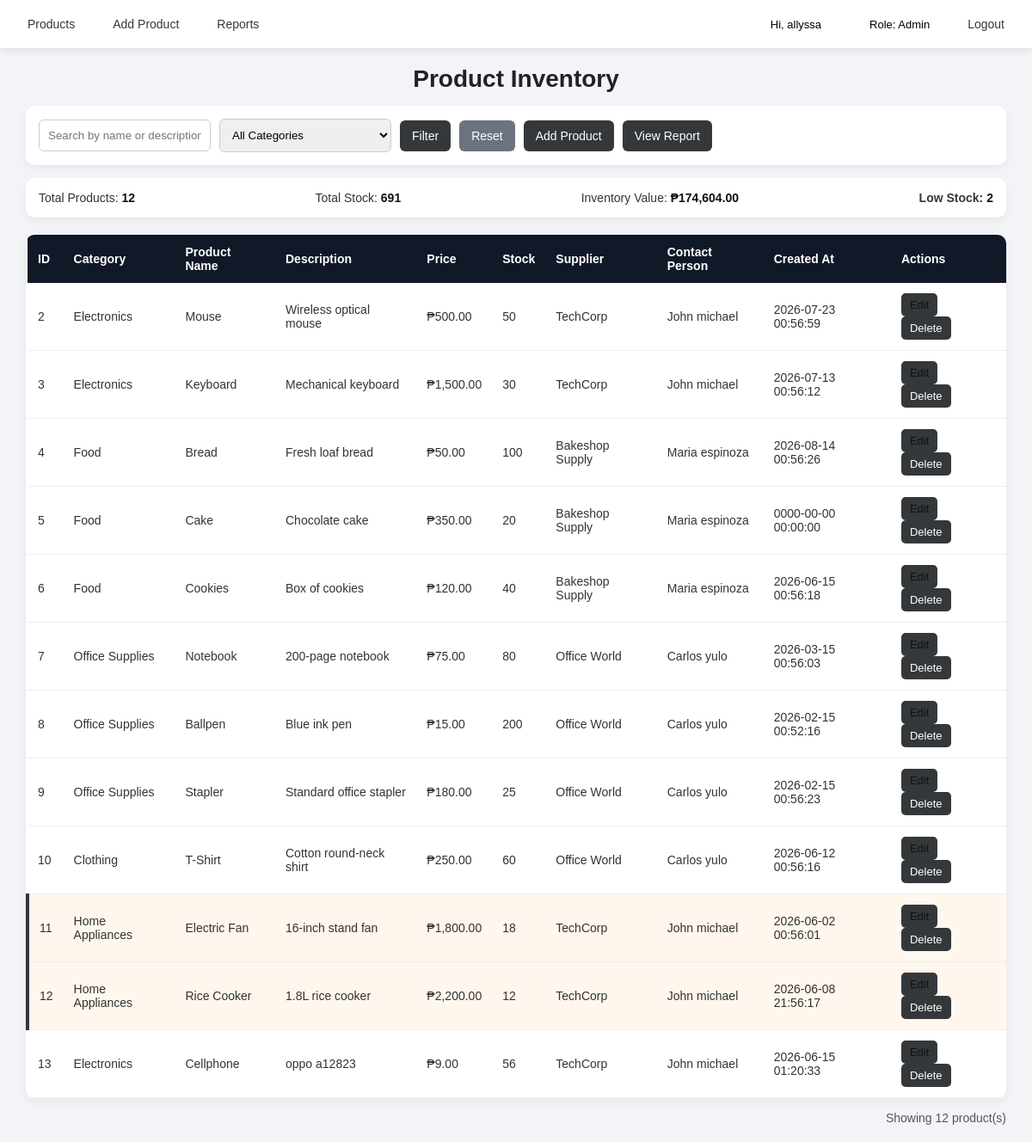
Screenshot of /index.php (signed in) with the database file from the repository.
### tables this page shows
CREATE TABLE `products` (
  `id` int(11) NOT NULL,
  `name` varchar(150) NOT NULL,
  `description` text DEFAULT NULL,
  `price` decimal(10,2) NOT NULL,
  `stock` int(11) NOT NULL DEFAULT 0,
  `category_id` int(11) NOT NULL,
  `supplier_id` int(11) NOT NULL,
  `created_at` timestamp NOT NULL DEFAULT current_timestamp()
);

CREATE TABLE `categories` (
  `id` int(11) NOT NULL,
  `name` varchar(100) NOT NULL
);

CREATE TABLE `suppliers` (
  `id` int(11) NOT NULL,
  `name` varchar(100) NOT NULL,
  `contact_person` varchar(100) DEFAULT NULL,
  `phone` varchar(20) DEFAULT NULL
);

### auth.php (called while the page is built, shortened)
<?php
function isAdmin() {
    return isset($_SESSION['role']) &&
           $_SESSION['role'] === 'admin';
}

### index.php (the view, shortened to what this page needs)
<?php
require_once 'auth.php';
require_once 'config.php';
$search = $_GET['search'] ?? '';
$sql = "SELECT p.id, p.name, p.description, p.price, p.stock, p.created_at,
               c.name AS category_name,
               s.name AS supplier_name,
               s.contact_person AS contact_name
        FROM products p
        JOIN categories c ON p.category_id = c.id
        JOIN suppliers s ON p.supplier_id = s.id
        WHERE 1=1";
$sql .= " ORDER BY p.id ASC";
$result = $conn->query($sql);
$stats_sql = "SELECT COUNT(*) AS total, SUM(p.stock) AS total_stock,
                     SUM(p.price * p.stock) AS total_value,
                     SUM(CASE WHEN p.stock < 20 THEN 1 ELSE 0 END) AS low_stock
              FROM products p
              LEFT JOIN categories c ON p.category_id = c.id
              WHERE 1=1";
$stats = $conn->query($stats_sql)->fetch_assoc();
?>
<!DOCTYPE html>
<html>
<head>
    <link rel="stylesheet" href="style.css">
</head>
<body>
<?php include 'navbar.php'; ?>
<div class="container">
    <h1>Product Inventory</h1>
    <form method="GET" class="filters">
        <input type="text" name="search" placeholder="Search by name or description..."
               value="<?= htmlspecialchars($search) ?>">
        <select name="category">
            <option value="">All Categories</option>
        </select>
        <button type="submit">Filter</button>
        <a href="index.php" class="btn">Reset</a>
        <?php if (isAdmin()): ?>
            <a href="add.php" class="btn-add">Add Product</a>
        <?php endif; ?>
        <a href="report.php" class="btn-report">View Report</a>
    </form>
    <div class="summary-bar">
        <span>Total Products: <strong><?= $stats['total'] ?? 0 ?></strong></span>
        <span>Total Stock: <strong><?= $stats['total_stock'] ?? 0 ?></strong></span>
        <span>Inventory Value: <strong>₱<?= number_format($stats['total_value'] ?? 0, 2) ?></strong></span>
        <span class="low">Low Stock: <strong><?= $stats['low_stock'] ?? 0 ?></strong></span>
    </div>
    <table>
        <tr>
            <th>ID</th>
            <th>Category</th>
            <th>Product Name</th>
            <th>Description</th>
            <th>Price</th>
            <th>Stock</th>
            <th>Supplier</th>
            <th>Contact Person</th>
            <th>Created At</th>
            <th>Actions</th>
        </tr>
        <?php while ($row = $result->fetch_assoc()): ?>
            <tr class="<?= $row['stock'] < 20 ? 'low-stock' : '' ?>">
                <td><?= $row['id'] ?></td>
                <td><?= htmlspecialchars($row['category_name']) ?></td>
                <td><?= htmlspecialchars($row['name']) ?></td>
                <td><?= htmlspecialchars($row['description']) ?></td>
                <td>₱<?= number_format($row['price'], 2) ?></td>
                <td><?= $row['stock'] ?></td>
                <td><?= htmlspecialchars($row['supplier_name']) ?></td>
                <td><?= htmlspecialchars($row['contact_name']) ?></td>
                <td><?= $row['created_at'] ?></td>
                <td class="actions">
                    <?php if (isAdmin()): ?>
                        <a href="edit.php?id=<?= $row['id'] ?>" class="btn-edit">Edit</a>
                        <a href="delete.php?id=<?= $row['id'] ?>"
                           onclick="return confirm('Delete <?= htmlspecialchars(addslashes($row['name'])) ?>?')"
                           class="btn-delete">Delete</a>
                    <?php else: ?>
                        <span class="text-muted">N/A</span>
                    <?php endif; ?>
                </td>
            </tr>
        <?php endwhile; ?>
    </table>
    <p class="count">Showing <?= $result->num_rows ?> product(s)</p>
</div>
</body>
</html>

### navbar.php
<div class="navbar">
    <a href="index.php">Products</a>
    <a href="add.php">Add Product</a>
    <a href="report.php">Reports</a>
    <span class="nav-user">Hi, <?= htmlspecialchars($_SESSION['username'] ?? 'Guest') ?></span>
    <span class="nav-role">Role: <?= htmlspecialchars(ucfirst($_SESSION['role'] ?? 'staff')) ?></span>
    <a href="logout.php" class="logout">Logout</a>
</div>

### style.css (style rules this page uses)
* { margin: 0; padding: 0; box-sizing: border-box; }
body { font-family: Arial, Helvetica, sans-serif; background: #f2f4f8; color: #333; }
.container { width: 95%; margin: 20px auto; }
h1 { text-align: center; margin-bottom: 15px; font-size: 28px; color: #222; }
.filters { display: flex; flex-wrap: wrap; gap: 10px; background: white; padding: 15px; border-radius: 10px; box-shadow: 0 4px 10px rgba(0,0,0,0.05); align-items: center; }
.filters input, .filters select { padding: 10px; border: 1px solid #ccc; border-radius: 6px; min-width: 200px; outline: none; }
.filters button, .btn, .btn-add, .btn-report { padding: 10px 14px; border-radius: 6px; border: none; text-decoration: none; font-size: 14px; cursor: pointer; color: white; transition: 0.2s; }
.filters button { background: #34383a; }
.btn { background: #6b7280; }
.btn-add { background: #34383a; }
.btn-report { background: #34383a; }
.summary-bar { margin-top: 15px; display: flex; flex-wrap: wrap; gap: 15px; justify-content: space-between; background: white; padding: 15px; border-radius: 10px; box-shadow: 0 4px 10px rgba(0,0,0,0.05); }
.summary-bar span { font-size: 14px; }
.summary-bar strong { color: #111; }
.summary-bar .low { color: #34383a; font-weight: bold; }
table { width: 100%; margin-top: 20px; border-collapse: collapse; background: white; border-radius: 10px; overflow: hidden; box-shadow: 0 4px 12px rgba(0,0,0,0.05); }
table th { background: #111827; color: white; text-align: left; padding: 12px; font-size: 14px; }
table td { padding: 12px; border-bottom: 1px solid #eee; font-size: 14px; }
.low-stock { background: #fff7ed !important; border-left: 4px solid #34383a; }
.actions a { padding: 6px 10px; border-radius: 5px; text-decoration: none; font-size: 13px; margin-right: 5px; display: inline-block; }
.btn-edit { background: #34383a; color: #111; }
.btn-delete { background: #34383a; color: white; }
.count { margin-top: 15px; text-align: right; font-size: 14px; color: #555; }
.navbar { background: white; padding: 12px 20px; display: flex; justify-content: center; gap: 20px; align-items: center; text-align: center; box-shadow: 0 2px 10px rgba(0,0,0,0.1); }
.navbar a { color: #34383a; text-decoration: none; font-size: 14px; padding: 8px 12px; border-radius: 6px; transition: 0.2s ease; }
.navbar .nav-user, .navbar .nav-role { color: black; font-size: 13px; align-self: center; padding: 8px 12px; background: rgba(255,255,255,0.08); border-radius: 999px; }
.navbar .nav-user { margin-left: auto; }
.navbar .nav-role { margin-left: 12px; }

### rows the page displays
products: id "2", category.name "Electronics", name "Mouse", description "Wireless optical mouse", price "500.00", stock "50", supplier.name "TechCorp", supplier.contact_person "John michael", created_at "2026-07-23 00:56:59"
products: id "3", category.name "Electronics", name "Keyboard", description "Mechanical keyboard", price "1,500.00", stock "30", supplier.name "TechCorp", supplier.contact_person "John michael", created_at "2026-07-13 00:56:12"
products: id "4", category.name "Food", name "Bread", description "Fresh loaf bread", price "50.00", stock "100", supplier.name "Bakeshop Supply", supplier.contact_person "Maria espinoza", created_at "2026-08-14 00:56:26"
products: id "5", category.name "Food", name "Cake", description "Chocolate cake", price "350.00", stock "20", supplier.name "Bakeshop Supply", supplier.contact_person "Maria espinoza", created_at "0000-00-00 00:00:00"
products: id "6", category.name "Food", name "Cookies", description "Box of cookies", price "120.00", stock "40", supplier.name "Bakeshop Supply", supplier.contact_person "Maria espinoza", created_at "2026-06-15 00:56:18"
products: id "7", category.name "Office Supplies", name "Notebook", description "200-page notebook", price "75.00", stock "80", supplier.name "Office World", supplier.contact_person "Carlos yulo", created_at "2026-03-15 00:56:03"
products: id "8", category.name "Office Supplies", name "Ballpen", description "Blue ink pen", price "15.00", stock "200", supplier.name "Office World", supplier.contact_person "Carlos yulo", created_at "2026-02-15 00:52:16"
products: id "9", category.name "Office Supplies", name "Stapler", description "Standard office stapler", price "180.00", stock "25", supplier.name "Office World", supplier.contact_person "Carlos yulo", created_at "2026-02-15 00:56:23"
products: id "10", category.name "Clothing", name "T-Shirt", description "Cotton round-neck shirt", price "250.00", stock "60", supplier.name "Office World", supplier.contact_person "Carlos yulo", created_at "2026-06-12 00:56:16"
products: id "11", category.name "Home Appliances", name "Electric Fan", description "16-inch stand fan", price "1,800.00", stock "18", supplier.name "TechCorp", supplier.contact_person "John michael", created_at "2026-06-02 00:56:01"
products: id "12", category.name "Home Appliances", name "Rice Cooker", description "1.8L rice cooker", price "2,200.00", stock "12", supplier.name "TechCorp", supplier.contact_person "John michael", created_at "2026-06-08 21:56:17"
products: id "13", category.name "Electronics", name "Cellphone", description "oppo a12823", price "9.00", stock "56", supplier.name "TechCorp", supplier.contact_person "John michael", created_at "2026-06-15 01:20:33"

### other values shown
$_SESSION['username'] "allyssa"
$_SESSION['role'] "Admin"
$stats['total'] "12"
$stats['total_stock'] "691"
$stats['total_value'] "174,604.00"
$stats['low_stock'] "2"
$result->num_rows "12"
